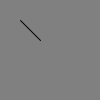
Frame 1 (no input)
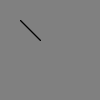
Frame 2 (the mouse pressed at the canvas centre, redrawn once)

The Processing sketch that drew these frames (run headless with seeded random() and noise(); the mouse was pressed at the canvas centre and the sketch redrawn once):

// Processing sketch: no_loop
// ── no_loop.pde
final int TRUE_GREY = 128;

void setup () {
  background(TRUE_GREY);
}

void draw() {
  noLoop();
  line(20, 20, 40, 40);
  println("Look, I’ve run only once!");
}
